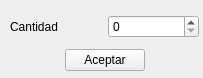
<?xml version="1.0" encoding="UTF-8"?>
<ui version="4.0">
 <class>ui_cant_item</class>
 <widget class="QWidget" name="ui_cant_item">
  <property name="geometry">
   <rect>
    <x>0</x>
    <y>0</y>
    <width>203</width>
    <height>78</height>
   </rect>
  </property>
  <property name="windowTitle">
   <string>Form</string>
  </property>
  <widget class="QWidget" name="layoutWidget">
   <property name="geometry">
    <rect>
     <x>10</x>
     <y>10</y>
     <width>189</width>
     <height>66</height>
    </rect>
   </property>
   <layout class="QVBoxLayout" name="verticalLayout">
    <item>
     <layout class="QHBoxLayout" name="horizontalLayout">
      <item>
       <widget class="QLabel" name="label">
        <property name="text">
         <string>Cantidad</string>
        </property>
       </widget>
      </item>
      <item>
       <widget class="QSpinBox" name="spinBox"/>
      </item>
     </layout>
    </item>
    <item>
     <layout class="QHBoxLayout" name="horizontalLayout_2">
      <item>
       <spacer name="horizontalSpacer">
        <property name="orientation">
         <enum>Qt::Horizontal</enum>
        </property>
        <property name="sizeHint" stdset="0">
         <size>
          <width>40</width>
          <height>20</height>
         </size>
        </property>
       </spacer>
      </item>
      <item>
       <widget class="QPushButton" name="pushButton">
        <property name="text">
         <string>Aceptar</string>
        </property>
       </widget>
      </item>
      <item>
       <spacer name="horizontalSpacer_2">
        <property name="orientation">
         <enum>Qt::Horizontal</enum>
        </property>
        <property name="sizeHint" stdset="0">
         <size>
          <width>40</width>
          <height>20</height>
         </size>
        </property>
       </spacer>
      </item>
     </layout>
    </item>
   </layout>
  </widget>
 </widget>
 <resources/>
 <connections/>
</ui>
